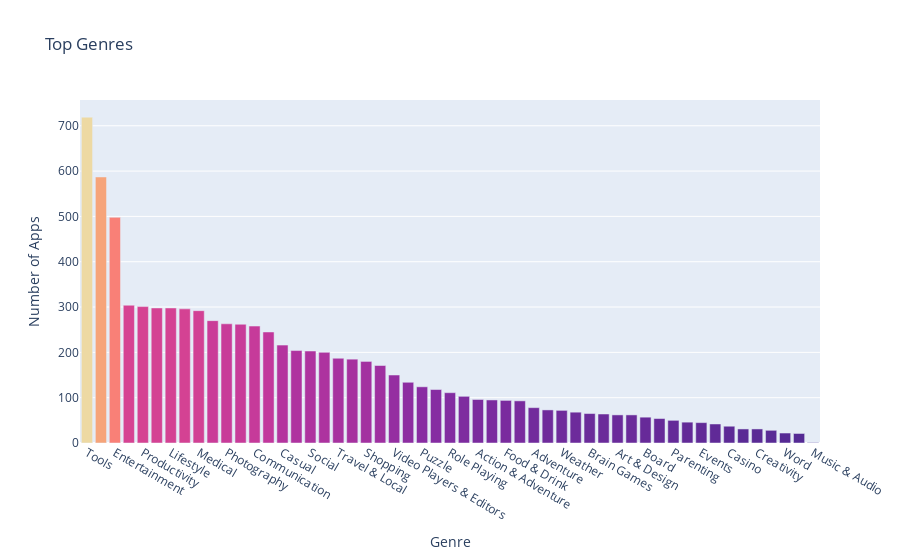

Notebook cell for this chart:
### Markdown cell above
**Challenge**: Can you create this chart with the Series containing the genre data? 

<img src=https://imgur.com/DbcoQli.png width=400>

Try experimenting with the built in colour scales in Plotly. You can find a full list [here](https://plotly.com/python/builtin-colorscales/). 

* Find a way to set the colour scale using the color_continuous_scale parameter. 
* Find a way to make the color axis disappear by using coloraxis_showscale.

### Code cell
bar = px.bar(genres, title='Top Genres', hover_name=genres.index, color=genres.values, color_continuous_scale='Agsunset')
bar.update_layout(xaxis_title='Genre', yaxis_title='Number of Apps', coloraxis_showscale=False)
bar.show()

### Figure 1 — Plotly figure (JSON) as saved in the notebook; plotly's stock layout.template omitted (floating-point values rounded to 4 significant figures)
{"data": [{"alignmentgroup": "True", "hovertemplate": "<b>%{hovertext}</b><br><br>index=%{x}<br>value=%{y}<br>color=%{marker.color}<extra></extra>", "hovertext": ["Tools", "Education", "Entertainment", "Action", "Productivity", "Personalization", "Lifestyle", "Finance", "Medical", "Sports", "Photography", "Business", "Communication", "Health & Fitness", "Casual", "News & Magazines", "Social", "Simulation", "Travel & Local", "Arcade", "Shopping", "Books & Reference", "Video Players & Editors", "Dating", "Puzzle", "Maps & Navigation", "Role Playing", "Racing", "Action & Adventure", "Strategy", "Food & Drink", "Educational", "Adventure", "Auto & Vehicles", "Weather", "Pretend Play", "Brain Games", "Libraries & Demo", "Art & Design", "House & Home", "Board", "Comics", "Parenting", "Card", "Events", "Beauty", "Casino", "Music & Video", "Creativity", "Trivia", "Word", "Music", "Music & Audio"], "legendgroup": "", "marker": {"color": [719, 587, 498, 304, 301, 298, 298, 296, 292, 270, 263, 262, 258, 245, 216, 204, 203, 200, 187, 185, 180, 171, 150, 134, 124, 118, 111, 103, 96, 95, 94, 93, 78, 73, 72, 68, 65, 64, 62, 62, 57, 54, 50, 46, 45, 42, 37, 31, 31, 28, 22, 21, 1], "coloraxis": "coloraxis", "pattern": {"shape": ""}}, "name": "", "offsetgroup": "", "orientation": "v", "showlegend": false, "textposition": "auto", "x": ["Tools", "Education", "Entertainment", "Action", "Productivity", "Personalization", "Lifestyle", "Finance", "Medical", "Sports", "Photography", "Business", "Communication", "Health & Fitness", "Casual", "News & Magazines", "Social", "Simulation", "Travel & Local", "Arcade", "Shopping", "Books & Reference", "Video Players & Editors", "Dating", "Puzzle", "Maps & Navigation", "Role Playing", "Racing", "Action & Adventure", "Strategy", "Food & Drink", "Educational", "Adventure", "Auto & Vehicles", "Weather", "Pretend Play", "Brain Games", "Libraries & Demo", "Art & Design", "House & Home", "Board", "Comics", "Parenting", "Card", "Events", "Beauty", "Casino", "Music & Video", "Creativity", "Trivia", "Word", "Music", "Music & Audio"], "xaxis": "x", "y": [719, 587, 498, 304, 301, 298, 298, 296, 292, 270, 263, 262, 258, 245, 216, 204, 203, 200, 187, 185, 180, 171, 150, 134, 124, 118, 111, 103, 96, 95, 94, 93, 78, 73, 72, 68, 65, 64, 62, 62, 57, 54, 50, 46, 45, 42, 37, 31, 31, 28, 22, 21, 1], "yaxis": "y", "type": "bar"}], "layout": {"xaxis": {"anchor": "y", "domain": [0.0, 1.0], "title": {"text": "Genre"}}, "yaxis": {"anchor": "x", "domain": [0.0, 1.0], "title": {"text": "Number of Apps"}}, "coloraxis": {"colorbar": {"title": {"text": "color"}}, "colorscale": [[0.0, "rgb(75, 41, 145)"], [0.1667, "rgb(135, 44, 162)"], [0.3333, "rgb(192, 54, 157)"], [0.5, "rgb(234, 79, 136)"], [0.6667, "rgb(250, 120, 118)"], [0.8333, "rgb(246, 169, 122)"], [1.0, "rgb(237, 217, 163)"]], "showscale": false}, "legend": {"tracegroupgap": 0}, "title": {"text": "Top Genres"}, "barmode": "relative"}}
